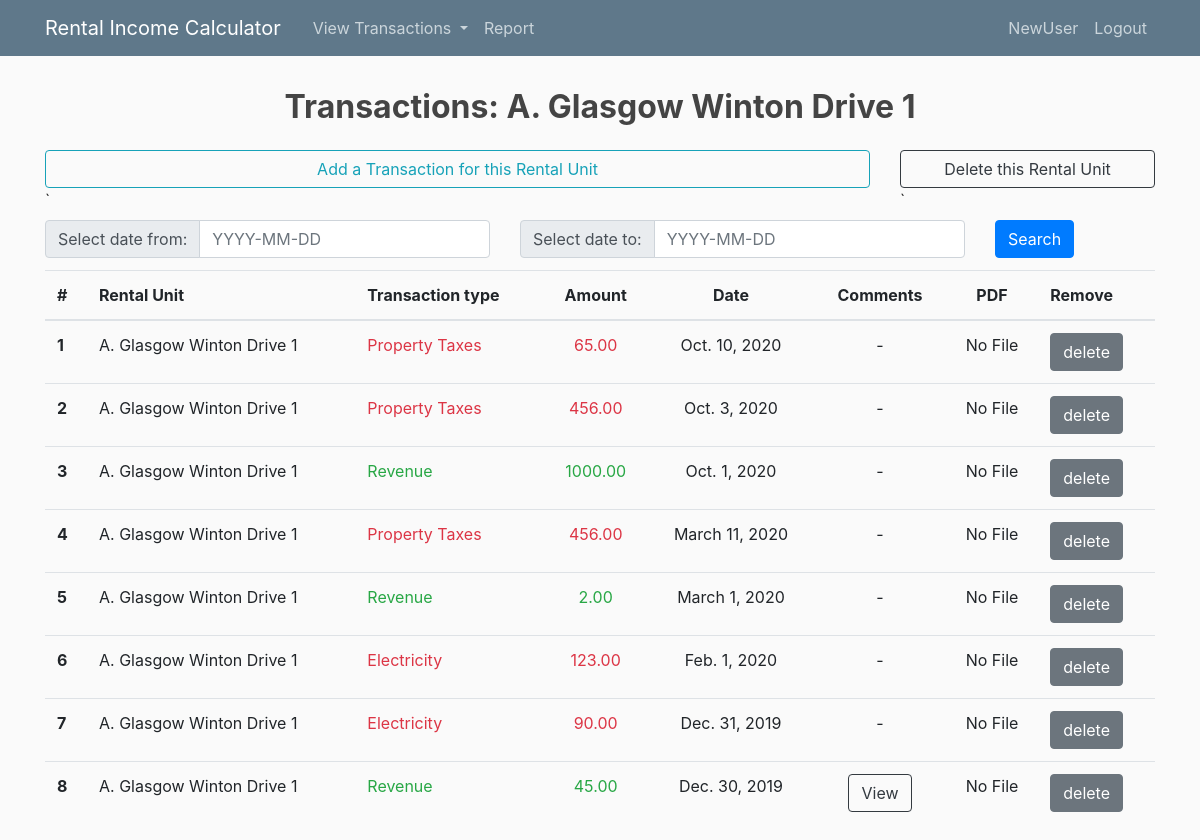
The page /transactions/5/ (signed in) on the database its author committed.
### calculator/models.py (models this page shows, shortened)
class RentalUnit(models.Model):
	owner = models.ForeignKey(User, on_delete = models.CASCADE)
	RENTAL_TYPES = (
	    ('A','Apartment'),
	    ('G','Garage'),
	    ('H','House'),
	)
	rental_unit_type = models.CharField(max_length=1, choices=RENTAL_TYPES)
	address_city = models.CharField(max_length = 50)
	address_street = models.CharField(max_length = 50)
	address_zip_code = models.CharField(max_length = 10)
	address_number = models.CharField(max_length = 10)
	class Meta:
		ordering = ['address_city','address_street','address_number']
	def __str__(self):
		return " ".join([self.rental_unit_type+".", self.address_city, self.address_street, self.address_number])

class Transaction(models.Model):
	rental_unit_id = models.ForeignKey(RentalUnit, on_delete = models.CASCADE)
	TRANSACTION_TYPES = (
		('R','Revenue'),
		('I','Insurance'),
		('P','Property Taxes'),
		('E','Electricity'),
		('A','Administration fees'),
		('O','Other'),
	)
	transaction_type = models.CharField(max_length=1, choices=TRANSACTION_TYPES)
	transaction_date = models.DateField()
	amount = models.DecimalField(max_digits=10, decimal_places = 2)
	comments = models.CharField(max_length = 1000, null=True)
	pdf_file = models.FileField(upload_to="media/",blank=True, null=True)
	def __str__(self):
		return " ".join([str(self.rental_unit_id), self.transaction_type, str(self.transaction_date), str(self.amount)])

### calculator/views.py (the view)
# urls.py: path('transactions/<int:pk>/', views.TransactionView.as_view(), name='calculator-transaction'),
class TransactionView(DetailView):
	model =  RentalUnit
	def get_context_data(self, **kwargs):
		context = {}
		context['rental'] = self.get_object()
		context['rental_units'] = RentalUnit.objects.filter(owner = self.request.user)
		context['transactions'] = Transaction.objects.filter(rental_unit_id = context['rental']).order_by('-transaction_date')
		myFilter = TransactionFilter(self.request.GET, queryset=context['transactions'])
		context['myFilter'] = myFilter
		context['transactions'] = myFilter.qs
		context['months'] = ['January','Febrary','March','April','May','June','July','August','September','October','November','December']
		return context

### calculator/templates/calculator/rentalunit_detail.html (shortened to what this page needs)
{% extends 'calculator/base.html' %}
{% load widget_tweaks %}
{% block content %}
<h2 class="text-center font-weight-bolder py-2"> Transactions: {{rental}} </h2>
<div class="row justify-content-md pt-2">
	<div class = "col col-9">
		<a type="button" class="btn btn-outline-info btn-block" href="{% url 'transaction-create' rental.pk %}">Add a Transaction for this Rental Unit</a>`
	</div>
	<div class = "col col-3">
		<a type="button" class="btn btn-outline-dark btn-block" href="{% url 'rentalunit-delete' rental.pk %}">Delete this Rental Unit</a>`
	</div>
</div>
<div class="py-2">
		<form method="get">
			<div class="row">
				<div class = "col col-5">
					<div class="input-group mb-1">
					  <div class="input-group-prepend">
					    <span class="input-group-text" id="basic-addon1">
					    	Select date from:
					    </span>
					  </div>
					  {% render_field myFilter.form.date_from class="form-control" placeholder="YYYY-MM-DD"%}
					</div>
				</div>
				<div class = "col col-5">
					<div class="input-group mb-1">
					  <div class="input-group-prepend">
					    <span class="input-group-text" id="basic-addon1">
					    	Select date to:
					    </span>
					  </div>
					  {% render_field myFilter.form.date_to class="form-control" placeholder="YYYY-MM-DD"%}
					</div>
				</div>
				<div class = "col col-1">
					<button class="btn btn-primary" type="submit">Search</button>
				</div>
			</div>
		</form>
</div>
	<table class="table table-hover">
	  <thead>
	    <tr>
	      <th scope="col" class= text>#</th>
	      <th scope="col" class= text>Rental Unit</th>
	      <th scope="col" class= text>Transaction type</th>
	      <th scope="col" class= text-center>Amount</th>
	      <th scope="col" class= text-center>Date</th>
	      <th scope="col" class= text-center>Comments</th>
	      <th scope="col" class= text-center>PDF</th>
	      <th scope="col" class= text>Remove</th>
	    </tr>
	  </thead>
	  <tbody>
	  {% for trans in transactions%}
	    <tr>
	  		<th scope="row">{{ forloop.counter}}</th>
	  		<td class="text">{{trans.rental_unit_id}}</th>
	    	{% if trans.transaction_type == "R"%}
	      		<td class="text-success text">{{trans.get_transaction_type_display}}</td>
	      		<td class="text-success text-center">{{trans.amount}}</td>
	      	{% else %}
	      		<td class="text-danger text">{{trans.get_transaction_type_display}}</td>
	      		<td class="text-danger text-center">{{trans.amount}}</td>
	      	{% endif %}
	      	<td class="text-center">{{trans.transaction_date}}</td>
			{% if trans.comments != "-"%}
				<td class="text-center">
					<button type="button" class="btn btn-outline-dark" data-toggle="modal" data-target="#MyModal{{trans.id}}">View
					</button>
				</td>
			{% else %}
				<td class="text-center">-</td>
			{% endif %}
	      	{% if trans.pdf_file %}
	      		<td><a class="link" href="% url {{trans.pdf_file.url}}%">view</a></td>
	      	{% else %}
	      		<td class="text-center">No File</td>
	      	{% endif %}
	      	<td>
	      		<a class="btn btn-secondary" href="{% url 'transaction-delete' trans.pk %}">delete</a>
	      	</td>
	    </tr>
	  {% endfor %}
	  </tbody>
	</table>
{% endblock content %}

### calculator/templates/calculator/base.html (shortened to what this page needs)
{% load static %}
{% now "Y" as current_year %}
<!DOCTYPE html>
<html>
<head>
    <link rel="stylesheet" href="https://stackpath.bootstrapcdn.com/bootstrap/4.5.0/css/bootstrap.min.css">
    <link rel="stylesheet" type="text/css" href=" {% static 'calculator/main.css' %}">
</head>
<body>
	<header class="site-header">
	  <nav class="navbar navbar-expand-md navbar-dark bg-steel fixed-top">
	    <div class="container">
	      <a class="navbar-brand mr-4" href="{% url 'calculator-transactions' %}">Rental Income Calculator</a>
	      <div class="collapse navbar-collapse" id="navbarToggle">
	        <div class="navbar-nav mr-auto">
	        	{% if user.is_authenticated %}
	          		<li class="nav-item dropdown">
				        <a class="nav-link dropdown-toggle" href="#" id="navbarDropdown" role="button" data-toggle="dropdown" aria-haspopup="true" aria-expanded="false">
				          View Transactions
				        </a>
				      </li>
	          		<a class="nav-item nav-link" href="{% url 'calculator-report' current_year %}">Report</a>
	          	{% endif %}
	        </div>
	        <div class="navbar-nav">
	          {% if user.is_authenticated %}
	          	<a class="nav-item nav-link" href="{% url 'calculator-transactions'%}">{{user.username}}</a>
	          	<a class="nav-item nav-link" href="{% url 'logout'%}">Logout</a>
	          {% else %}
	          	<a class="nav-item nav-link" href="{% url 'login'%}">Login</a>
	          	<a class="nav-item nav-link" href="{% url 'register'%}">Register</a>
	          {% endif %}
	        </div>
	      </div>
	    </div>
	  </nav>
	</header>
	<main role="main" class="container">
	  <div class="row">
	    <div class="col-md-12">
	      	{% block content %}{% endblock %}
	    </div>
	  </div>
	</main>
</body>
</html>

### calculator/static/calculator/main.css (style rules this page uses)
body { background: #fafafa; color: #333333; margin-top: 5rem; }
h1, h2, h3, h4, h5, h6 { color: #444444; }
.bg-steel { background-color: #5f788a; }
.site-header .navbar-nav .nav-link { color: #cbd5db; }

### rows shown on the page
RentalUnit: rental_unit_type+address_city+address_street "A. Glasgow Winton Drive 1"
Transaction: pdf_file "No File"
Transaction: pdf_file "No File"
Transaction: pdf_file "No File"
Transaction: pdf_file "No File"
Transaction: pdf_file "No File"
Transaction: pdf_file "No File"
Transaction: pdf_file "No File"
Transaction: pdf_file "No File"

### other values the page prints
{{ user.username }} "NewUser"
